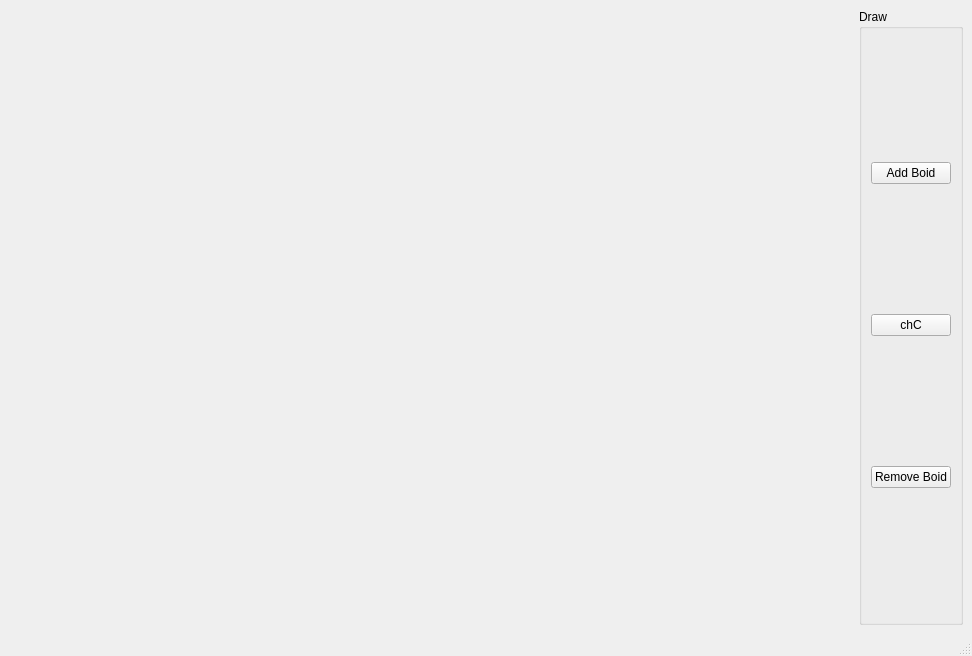
<?xml version="1.0" encoding="UTF-8"?>
<ui version="4.0">
 <class>MainWindow</class>
 <widget class="QMainWindow" name="MainWindow">
  <property name="geometry">
   <rect>
    <x>0</x>
    <y>0</y>
    <width>972</width>
    <height>656</height>
   </rect>
  </property>
  <property name="sizePolicy">
   <sizepolicy hsizetype="Fixed" vsizetype="Fixed">
    <horstretch>0</horstretch>
    <verstretch>0</verstretch>
   </sizepolicy>
  </property>
  <property name="windowTitle">
   <string>Flocking System</string>
  </property>
  <widget class="QWidget" name="centralwidget">
   <layout class="QGridLayout" name="s_mainWindowGridLayout">
    <item row="1" column="1">
     <widget class="QGroupBox" name="s_drawGB">
      <property name="sizePolicy">
       <sizepolicy hsizetype="Fixed" vsizetype="Preferred">
        <horstretch>0</horstretch>
        <verstretch>0</verstretch>
       </sizepolicy>
      </property>
      <property name="title">
       <string>Draw</string>
      </property>
      <layout class="QGridLayout" name="gridLayout_2">
       <item row="4" column="0">
        <widget class="QPushButton" name="m_removeBoid">
         <property name="text">
          <string>Remove Boid</string>
         </property>
        </widget>
       </item>
       <item row="2" column="0">
        <widget class="QPushButton" name="m_addBoid">
         <property name="text">
          <string>Add Boid</string>
         </property>
        </widget>
       </item>
       <item row="3" column="0">
        <widget class="QPushButton" name="m_changeC">
         <property name="text">
          <string>chC</string>
         </property>
        </widget>
       </item>
      </layout>
     </widget>
    </item>
    <item row="1" column="0">
     <spacer name="horizontalSpacer_2">
      <property name="orientation">
       <enum>Qt::Horizontal</enum>
      </property>
      <property name="sizeHint" stdset="0">
       <size>
        <width>40</width>
        <height>20</height>
       </size>
      </property>
     </spacer>
    </item>
   </layout>
  </widget>
  <widget class="QMenuBar" name="menubar">
   <property name="geometry">
    <rect>
     <x>0</x>
     <y>0</y>
     <width>972</width>
     <height>19</height>
    </rect>
   </property>
  </widget>
  <widget class="QStatusBar" name="statusbar"/>
 </widget>
 <resources/>
 <connections/>
</ui>
